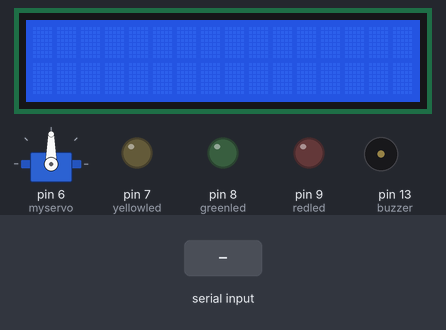
This sketch was run on a simulated Arduino Uno, built with avr-gcc and run on an emulated ATmega328P. On the bench: servo, 16×2 character LCD, output pins drawn as LEDs (lit = HIGH), buzzer (waves = sounding). Inputs (shaded band) come from the test bench.

Above: at 1.2 s.
1.3 s: "L" received over Serial
At 2.2 s:
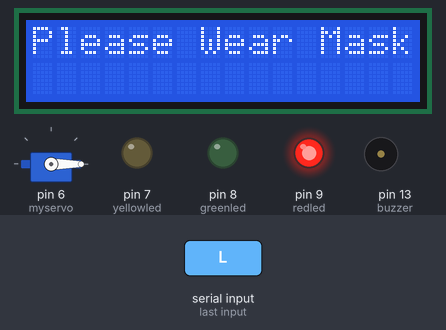
3.3 s: "H" received over Serial
At 4.5 s:
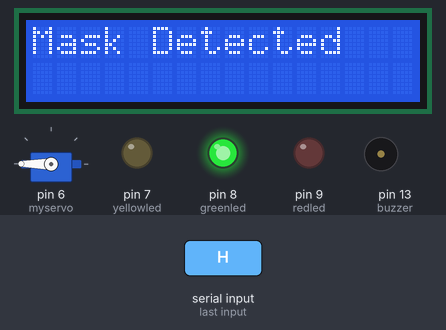
4.8 s: "R" received over Serial
At 5.5 s:
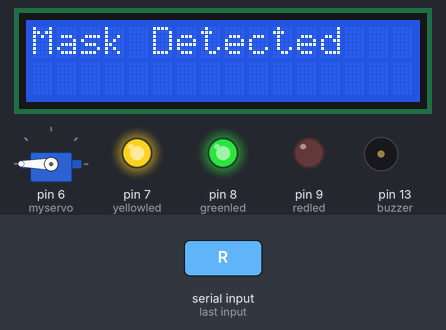
6.3 s: "L" received over Serial
At 7.2 s:
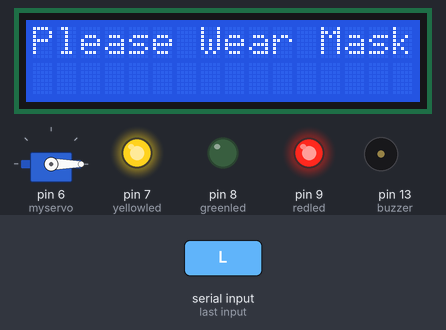
8.3 s: "T" received over Serial
At 9.4 s:
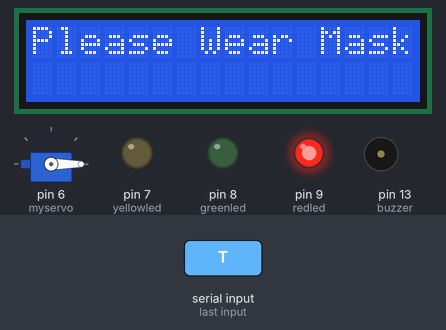
Timing chart, 0 to 10.8 s (numbered marks = the images above; inputs shaded):
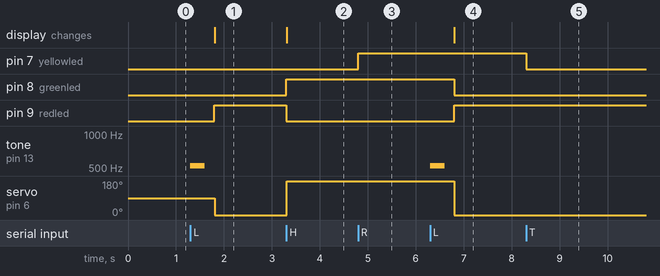

The sketch:

msdCode.ino
```cpp
#include <LiquidCrystal.h>
#include <Servo.h>
const int buzzer = 13;
int incomingByte;
int greenled = 8;
int redled = 9;
int yellowled = 7;////////////////
const int rs = 12, en = 11, d4 = 5, d5 = 4, d6 = 3, d7 = 2;
 LiquidCrystal lcd(rs, en, d4, d5, d6, d7);
int pos = 0;
int val;
Servo myservo;
int countH=0;
int countL=0;


void setup() {
  Serial.begin(9600);
  myservo.attach(6);
  pinMode(buzzer, OUTPUT);
  lcd.begin(16, 2);
  pinMode(greenled, OUTPUT);
  pinMode(redled, OUTPUT);
  pinMode (yellowled, OUTPUT);
}

void loop() {

  if (Serial.available() > 0) {
    incomingByte = Serial.read();
    if (incomingByte == 'R') {
      digitalWrite(yellowled, HIGH);
    }
    if (incomingByte == 'T'){
      digitalWrite(yellowled, LOW);
    }
    if (incomingByte == 'H') {
     noTone(buzzer);
     digitalWrite(greenled, HIGH);
     digitalWrite(redled, LOW);
     lcd.clear();
     lcd.setCursor(0, 0);
     lcd.print("Mask Detected");
    }
    if (incomingByte == 'L') {
      tone(buzzer,523, 300);
      delay(500);
      digitalWrite(redled, HIGH);
      digitalWrite(greenled, LOW);
      lcd.clear();
      lcd.setCursor(0, 0);
     lcd.print("Please Wear Mask!");
    }

    if (incomingByte == 'H') {
         if(pos!=0 && countH==0){
           myservo.write(0);
           //delay(15);
           countH=1;
         }
                          //180
      for (pos = 0; pos <= 180; pos += 10) {
          myservo.write(pos);
          //delay(2);
          //currentPos=pos;
      }

    }
    else if (incomingByte == 'L') {
       if(pos!=180 && countL==0){
           myservo.write(90); //180
           //delay(15);
           countL=1;
         }
                    //180
          for (pos = 180; pos >= 0; pos -= 10) {
           myservo.write(pos);
           //delay(2);
        }

    }
  }

}
```

Measured:
- after the input at 1.3 s, pin 9 (redled): LOW → HIGH after 0.50 s; tone on pin 13 (buzzer): silent → 523 Hz at once, → silent 0.30 s later; servo on pin 6 (myservo): 90° → 0° after 0.51 s; the display: changes after 0.51 s (image 1)
- after the input at 3.3 s, pin 8 (greenled): LOW → HIGH at once; pin 9 (redled): HIGH → LOW at once; servo on pin 6 (myservo): 0° → 180° at once; the display: changes at once (image 2)
- after the input at 4.8 s, pin 7 (yellowled): LOW → HIGH at once
- after the input at 6.3 s, pin 8 (greenled): HIGH → LOW after 0.50 s; pin 9 (redled): LOW → HIGH after 0.50 s; tone on pin 13 (buzzer): silent → 523 Hz at once, → silent 0.30 s later; servo on pin 6 (myservo): 180° → 0° after 0.51 s; the display: changes after 0.51 s (image 4)
- after the input at 8.3 s, pin 7 (yellowled): HIGH → LOW at once
